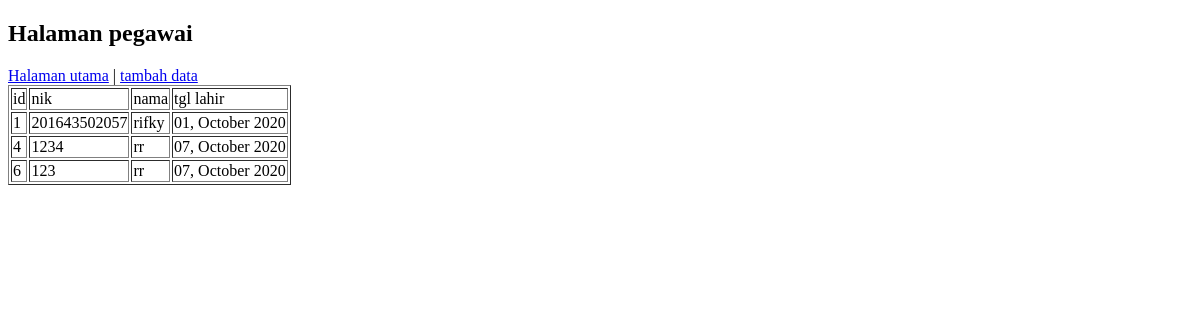
/index.php?halaman=pegawai (signed in), run on an earlier commit of the app's database.
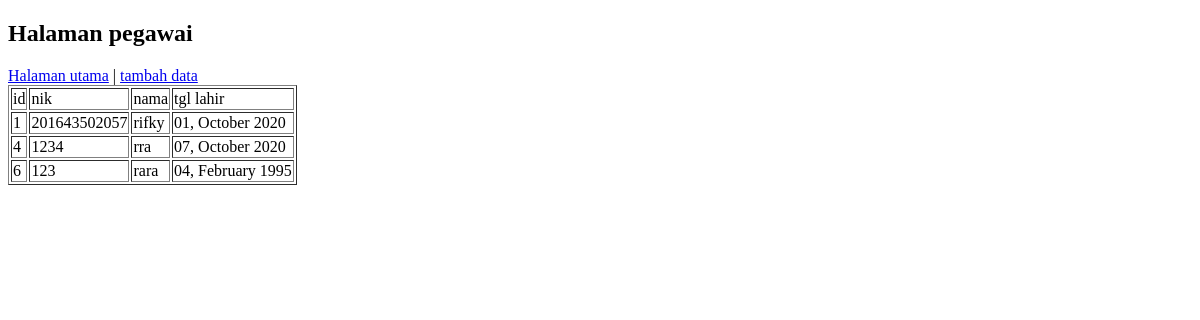
And on a later commit of the database.
### tables this page shows
CREATE TABLE `tb_karyawan` (
  `id` int(11) NOT NULL,
  `nik` varchar(50) NOT NULL,
  `tgl_lahir` date NOT NULL,
  `jkel` char(1) NOT NULL,
  `nama_karyawan` text NOT NULL,
  `size_seragam` char(15) NOT NULL,
  `jrk_tempuh` int(11) NOT NULL,
  `kilometer` int(11) NOT NULL
);

### include/model.php (called while the page is built, shortened)
<?php
function selectKaryawan()
{
    $conn = koneksiDB();
    $res = [];
    $query = "SELECT * FROM tb_karyawan";
    $result = mysqli_query($conn, $query);
    while ($row = mysqli_fetch_assoc($result)) {
        $res[] = $row;
    }
    return $res;
}

### core.php (called while the page is built, shortened)
<?php
require 'include/model.php';
function tampilDataKaryawan()
{
    if ($_SESSION['ses_level'] == 'admin') {
        $model = selectKaryawan();
        return $model;
    }
}

### halaman_pegawai.php (the view, shortened to what this page needs)
<!DOCTYPE html>
<html lang="en">
<head>
</head>
<body>
    <div class="main">
        <h2>Halaman pegawai</h2>
        <div class="menu">
            <a href="index.php?halaman=utama">Halaman utama</a> | <a href="?halaman=akses&aksi=tambah">tambah data</a>
        </div>
        <div class="content">
            <table border="1">
                <tr>
                    <td>id</td>
                    <td>nik</td>
                    <td>nama</td>
                    <td>tgl lahir</td>
                </tr>
                <?php
                $show_dataAkses = tampilDataKaryawan();
                if ($show_dataAkses != null) {
                    foreach ($show_dataAkses as $data_akses) {
                        $tgl = date("d, F Y", strtotime($data_akses['tgl_lahir']));
                        echo "<tr>";
                        echo "<td>$data_akses[id]</td>";
                        echo "<td>$data_akses[nik]</td>";
                        echo "<td>$data_akses[nama_karyawan]</td>";
                        echo "<td>$tgl</td>";
                        echo "</tr>";
                    }
                }
                ?>
            </table>
        </div>
    </div>
</body>
</html>

What changed in the data, as far as the page shows it:
changed tb_karyawan id 4: nama_karyawan "rr" → "rra"
changed tb_karyawan id 6: nama_karyawan "rr" → "rara"; tgl_lahir "07, October 2020" → "04, February 1995"
